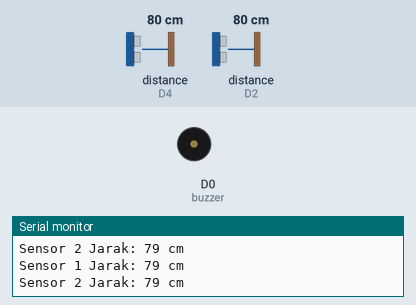
Recording of a sketch running on a simulated ESP8266 (NodeMCU). Shown: buzzer (waves = sounding, pin HIGH), the last lines printed to the serial monitor. Wiring (inferred from the names in the program): 2 × ultrasonic range finder: trigger D3, echo D4 / trigger D1, echo D2. Inputs (shaded band) come from the test bench; at power-on: distance to the obstacle (sensors on D4, D2) 80 cm. The echo pulse lasts 58.3 µs per cm; WiFi joins after 1.5 s; servers stay silent unless stated; no MQTT or app messages arrive unless stated; pins used as bus, display or sensor lines are not drawn.

Above: at 3.2 s.
3.3 s: distance to the obstacle (sensor on D4) set to 54 cm
4.8 s: distance to the obstacle (sensor on D4) set to 48 cm
At 5.34 s:
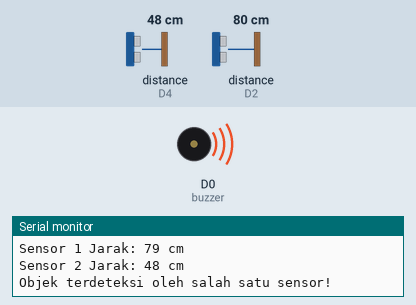
7.8 s: distance to the obstacle (sensor on D4) set to 60 cm
At 8.6 s:
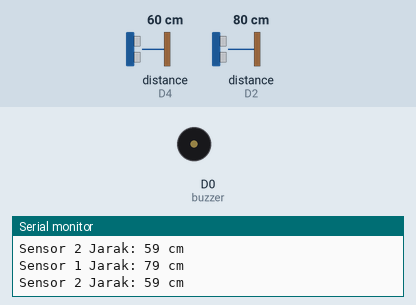
9.3 s: distance to the obstacle (sensor on D4) set to 2 cm
At 9.62 s:
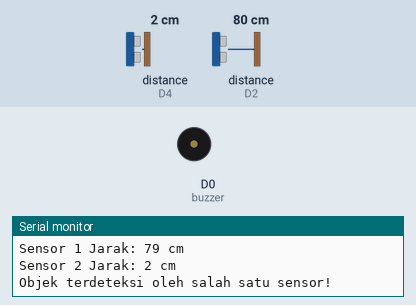
Timing chart, 0 to 13.3 s (numbered marks = the images above; inputs shaded):
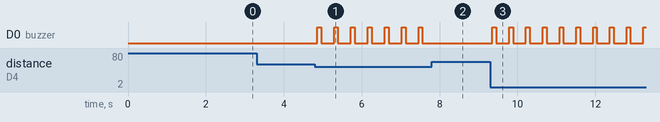

Measured:
- the behaviour switches between 51 and 50 cm on distance to the obstacle (sensor on D4) (found by bisection; images 0 and 1)
- after the input at 4.8 s, D0 (buzzer): alternates HIGH for 0.10 s and LOW for 0.33 s, starting after 0.06 s
- after the input at 7.8 s, D0 (buzzer): stops changing and stays LOW
- after the input at 9.3 s, D0 (buzzer): alternates HIGH for 0.10 s and LOW for 0.33 s, starting after 0.06 s

The sketch:

mqtt-dual-sensor.ino
```cpp
#include <ESP8266WiFi.h>     // Include this if you're using ESP8266. Use <WiFi.h> for ESP32.
#include <PubSubClient.h>     // Include MQTT client library

// Wi-Fi credentials
const char* ssid = "yourSSID";
const char* password = "yourPassword";

// MQTT Broker settings
const char* mqttServer = "mqtt.server.address"; // Enter the address of your MQTT broker
const int mqttPort = 1883;                      // Default port for MQTT
const char* mqttUser = "yourUsername";          // Optional: if your MQTT broker requires authentication
const char* mqttPassword = "yourPassword";      // Optional: if your MQTT broker requires authentication
const char* mqttClientID = "SensorClient";      // Unique client ID for this device

WiFiClient espClient;
PubSubClient client(espClient);

// Pin definitions
#define triggerPin1 D1
#define echoPin1    D2
#define triggerPin2 D3
#define echoPin2    D4
#define buzzer      D0

// Distance threshold in centimeters
#define THRESHOLD   50

void setup() {
  // Start serial monitor
  Serial.begin(9600);

  // Initialize pins
  pinMode(triggerPin1, OUTPUT);
  pinMode(echoPin1, INPUT);
  pinMode(triggerPin2, OUTPUT);
  pinMode(echoPin2, INPUT);
  pinMode(buzzer, OUTPUT);
  digitalWrite(buzzer, LOW);

  // Connect to Wi-Fi
  connectToWiFi();

  // Initialize MQTT
  client.setServer(mqttServer, mqttPort);
  client.setCallback(mqttCallback);

  Serial.println("Dual ultrasonic sensors are ready!");
}

// Wi-Fi connection function
void connectToWiFi() {
  Serial.print("Connecting to Wi-Fi");
  WiFi.begin(ssid, password);

  while (WiFi.status() != WL_CONNECTED) {
    delay(1000);
    Serial.print(".");
  }

  Serial.println(" Connected!");
  Serial.print("IP Address: ");
  Serial.println(WiFi.localIP());
}

// MQTT reconnect function
void reconnectMQTT() {
  while (!client.connected()) {
    Serial.print("Attempting MQTT connection...");

    if (client.connect(mqttClientID, mqttUser, mqttPassword)) {
      Serial.println(" connected");
    } else {
      Serial.print("failed, rc=");
      Serial.print(client.state());
      delay(2000);
    }
  }
}

// Function to measure distance from a specific sensor
long measureDistance(int triggerPin, int echoPin) {
  long duration, distance;

  digitalWrite(triggerPin, LOW);
  delayMicroseconds(2);

  digitalWrite(triggerPin, HIGH);
  delayMicroseconds(10);
  digitalWrite(triggerPin, LOW);

  duration = pulseIn(echoPin, HIGH);
  distance = duration * 0.0343 / 2;

  return distance;
}

// MQTT callback (called when a message is received)
void mqttCallback(char* topic, byte* payload, unsigned int length) {
  // Placeholder for any action when an MQTT message is received
}

void loop() {
  // Reconnect to MQTT server if needed
  if (!client.connected()) {
    reconnectMQTT();
  }
  client.loop();

  // Measure distances
  long distance1 = measureDistance(triggerPin1, echoPin1);
  long distance2 = measureDistance(triggerPin2, echoPin2);

  // Print distances to serial monitor
  Serial.print("Sensor 1 Jarak: ");
  Serial.print(distance1);
  Serial.println(" cm");

  Serial.print("Sensor 2 Jarak: ");
  Serial.print(distance2);
  Serial.println(" cm");

  // If either sensor detects object within threshold, activate buzzer and send MQTT message
  if (distance1 <= THRESHOLD || distance2 <= THRESHOLD) {
    Serial.println("Objek terdeteksi oleh salah satu sensor!");
    digitalWrite(buzzer, HIGH);
    delay(100);
    digitalWrite(buzzer, LOW);
    delay(100);

    // Send MQTT message (you can customize the topic and payload)
    String message = "Objek terdeteksi pada Sensor 1: " + String(distance1) + " cm, Sensor 2: " + String(distance2) + " cm";
    client.publish("home/sensor/distance", message.c_str());
  } else {
    digitalWrite(buzzer, LOW);
  }

  delay(200);
}
```
